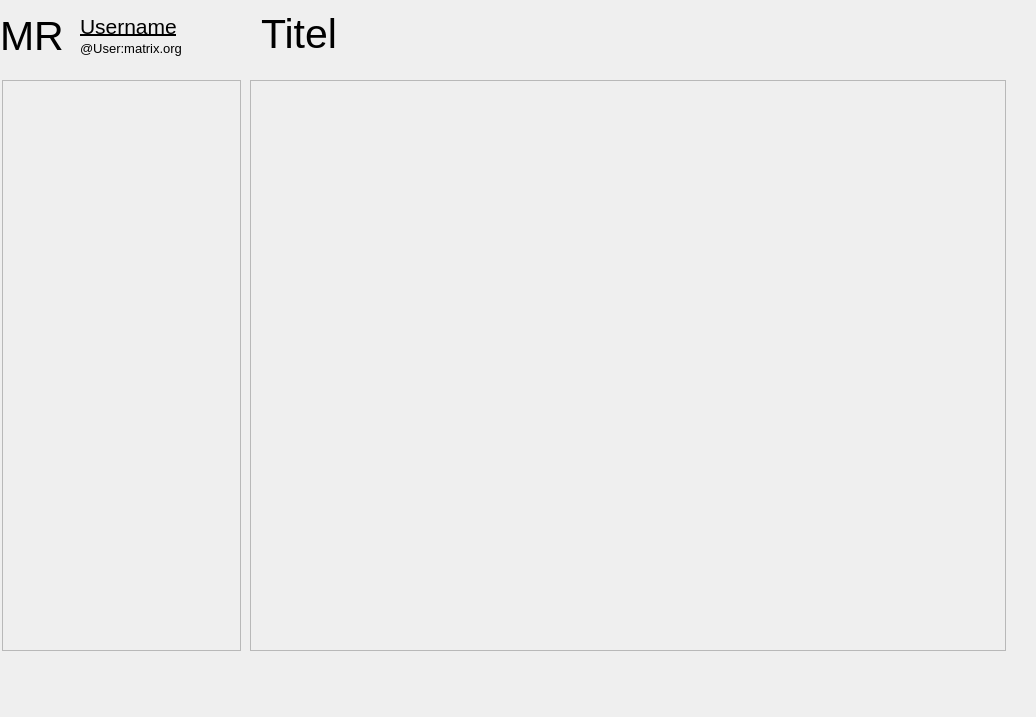
<?xml version="1.0" encoding="UTF-8"?>
<ui version="4.0">
 <class>centralWidget</class>
 <widget class="QWidget" name="centralWidget">
  <property name="geometry">
   <rect>
    <x>0</x>
    <y>0</y>
    <width>1036</width>
    <height>717</height>
   </rect>
  </property>
  <property name="sizePolicy">
   <sizepolicy hsizetype="Minimum" vsizetype="Minimum">
    <horstretch>0</horstretch>
    <verstretch>0</verstretch>
   </sizepolicy>
  </property>
  <property name="windowTitle">
   <string>Neo</string>
  </property>
  <property name="title" stdset="0">
   <string/>
  </property>
  <widget class="QLabel" name="RoomNameLabel">
   <property name="geometry">
    <rect>
     <x>261</x>
     <y>10</y>
     <width>740</width>
     <height>47</height>
    </rect>
   </property>
   <property name="font">
    <font>
     <family>Arial</family>
     <pointsize>31</pointsize>
     <underline>false</underline>
    </font>
   </property>
   <property name="text">
    <string>Titel</string>
   </property>
  </widget>
  <widget class="QScrollArea" name="scrollArea_2">
   <property name="geometry">
    <rect>
     <x>250</x>
     <y>80</y>
     <width>756</width>
     <height>571</height>
    </rect>
   </property>
   <property name="widgetResizable">
    <bool>false</bool>
   </property>
   <widget class="QWidget" name="scrollAreaWidgetContents_14">
    <property name="geometry">
     <rect>
      <x>0</x>
      <y>0</y>
      <width>239</width>
      <height>568</height>
     </rect>
    </property>
   </widget>
  </widget>
  <widget class="QScrollArea" name="scrollArea">
   <property name="geometry">
    <rect>
     <x>2</x>
     <y>80</y>
     <width>239</width>
     <height>571</height>
    </rect>
   </property>
   <property name="widgetResizable">
    <bool>false</bool>
   </property>
   <widget class="QWidget" name="scrollAreaWidgetContents_13">
    <property name="geometry">
     <rect>
      <x>0</x>
      <y>0</y>
      <width>237</width>
      <height>569</height>
     </rect>
    </property>
   </widget>
  </widget>
  <widget class="QLabel" name="UsernameLabel">
   <property name="geometry">
    <rect>
     <x>80</x>
     <y>10</y>
     <width>164</width>
     <height>32</height>
    </rect>
   </property>
   <property name="font">
    <font>
     <family>Arial</family>
     <pointsize>16</pointsize>
     <underline>true</underline>
    </font>
   </property>
   <property name="text">
    <string>Username</string>
   </property>
  </widget>
  <widget class="QLabel" name="AvatarLabel">
   <property name="geometry">
    <rect>
     <x>0</x>
     <y>0</y>
     <width>70</width>
     <height>70</height>
    </rect>
   </property>
   <property name="font">
    <font>
     <family>Arial</family>
     <pointsize>31</pointsize>
     <underline>false</underline>
    </font>
   </property>
   <property name="text">
    <string>MR</string>
   </property>
   <property name="scaledContents">
    <bool>true</bool>
   </property>
  </widget>
  <widget class="QLabel" name="MXIDLabel">
   <property name="geometry">
    <rect>
     <x>80</x>
     <y>40</y>
     <width>159</width>
     <height>16</height>
    </rect>
   </property>
   <property name="font">
    <font>
     <family>Arial</family>
     <pointsize>10</pointsize>
     <underline>false</underline>
    </font>
   </property>
   <property name="text">
    <string>@User:matrix.org</string>
   </property>
  </widget>
 </widget>
 <layoutdefault spacing="6" margin="11"/>
 <resources/>
 <connections/>
</ui>
